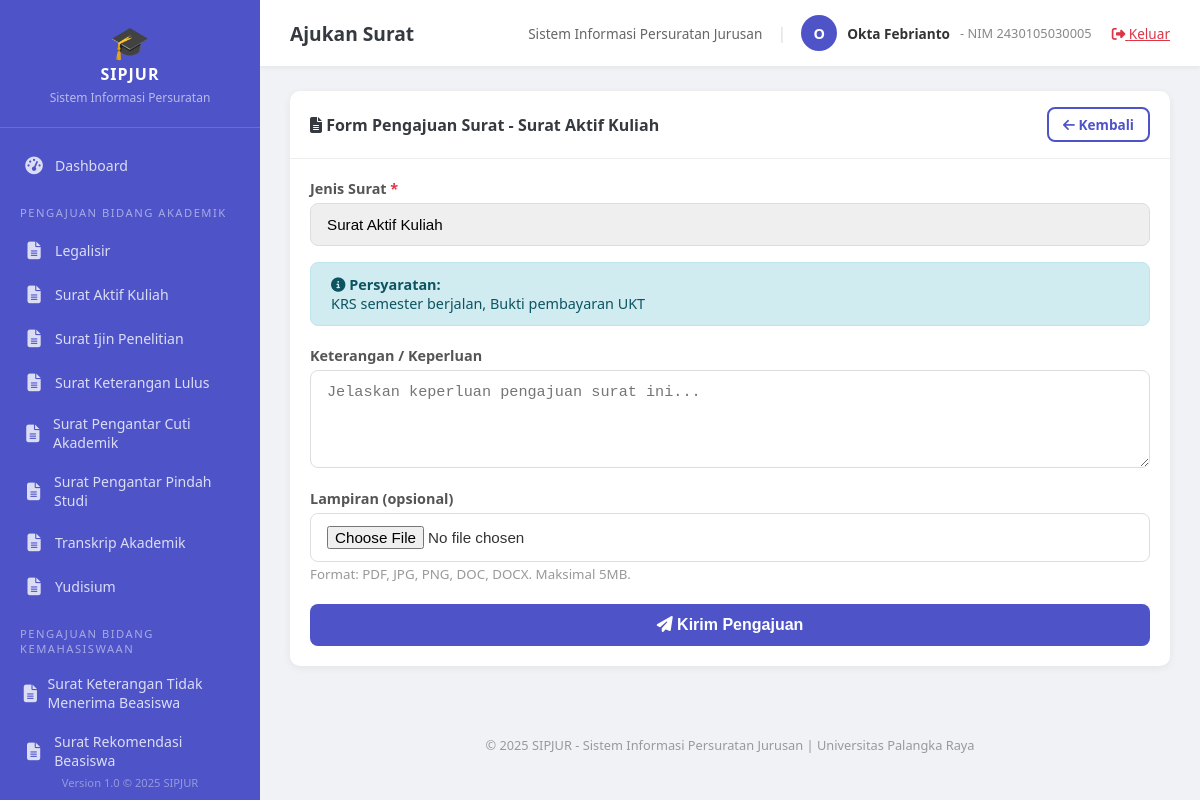
/index.php?page=ajukan_surat&jenis=1 (signed in), run on the app's committed database.
### tables this page shows
CREATE TABLE jenis_surat (
    id INT AUTO_INCREMENT PRIMARY KEY,
    nama VARCHAR(150) NOT NULL,
    kategori ENUM('akademik', 'kemahasiswaan', 'umum_keuangan', 'perpustakaan') NOT NULL,
    deskripsi TEXT,
    persyaratan TEXT,
    is_active TINYINT(1) DEFAULT 1,
    created_at TIMESTAMP DEFAULT CURRENT_TIMESTAMP
);

### controllers/SuratController.php (called while the page is built, shortened)
<?php
require_once __DIR__ . '/../config/database.php';
require_once __DIR__ . '/../models/JenisSurat.php';
class SuratController {
    private $jenisSurat;
    public function __construct() {
        $database = new Database();
        $this->db = $database->getConnection();
        $this->jenisSurat = new JenisSurat($this->db);
    }
    public function ajukanSurat() {
        $jenis_id = $_GET['jenis'] ?? null;
        $jenisSuratDetail = $jenis_id ? $this->jenisSurat->getById($jenis_id) : null;
        $allJenisSurat = $this->jenisSurat->getAll();
        require_once __DIR__ . '/../views/mahasiswa/ajukan_surat.php';
    }
}

### models/JenisSurat.php (called while the page is built, shortened)
<?php
class JenisSurat {
    private $conn;
    private $table = 'jenis_surat';
    public function __construct($db) {
        $this->conn = $db;
    }
    public function getAll() {
        $query = "SELECT * FROM {$this->table} WHERE is_active = 1 ORDER BY kategori, nama";
        $stmt = $this->conn->prepare($query);
        $stmt->execute();
        return $stmt->fetchAll();
    }
    public function getById($id) {
        $query = "SELECT * FROM {$this->table} WHERE id = :id LIMIT 1";
        $stmt = $this->conn->prepare($query);
        $stmt->bindParam(':id', $id);
        $stmt->execute();
        return $stmt->fetch();
    }
    public function getAllGrouped() {
        $all = $this->getAll();
        $grouped = [];
        foreach ($all as $surat) {
            $grouped[$surat['kategori']][] = $surat;
        }
        return $grouped;
    }
}

### config/database.php (called while the page is built, shortened)
<?php
class Database {
    private $host = 'localhost';
    private $db_name = 'sipjur_db';
    private $username = 'root';
    private $password = '';
    public function getConnection() {
        $this->conn = null;
        try {
            $this->conn = new PDO(
                "mysql:host={$this->host};dbname={$this->db_name};charset=utf8mb4",
                $this->username,
                $this->password,
                [
                    PDO::ATTR_ERRMODE => PDO::ERRMODE_EXCEPTION,
                    PDO::ATTR_DEFAULT_FETCH_MODE => PDO::FETCH_ASSOC,
                    PDO::ATTR_EMULATE_PREPARES => false
                ]
            );
        } catch (PDOException $e) {
            die("Koneksi Database Gagal: " . $e->getMessage());
        }
        return $this->conn;
    }
}

### views/mahasiswa/ajukan_surat.php (the view, shortened to what this page needs)
<?php $pageTitle = 'Ajukan Surat'; require_once __DIR__ . '/../layouts/header.php'; ?>
<div class="card">
    <div class="card-header">
        <h3><i class="fas fa-file-alt"></i> Form Pengajuan Surat
            <?= $jenisSuratDetail ? ' - ' . htmlspecialchars($jenisSuratDetail['nama']) : '' ?>
        </h3>
        <a href="index.php?page=mahasiswa_dashboard" class="btn btn-outline btn-sm">
            <i class="fas fa-arrow-left"></i> Kembali
        </a>
    </div>
    <div class="card-body">
        <form id="ajukanForm" method="POST" action="index.php?page=proses_ajukan" enctype="multipart/form-data">
            <div class="form-group">
                <label>Jenis Surat <span class="text-danger">*</span></label>
                <select class="form-control" id="jenis_surat_id" name="jenis_surat_id" required>
                    <?php
                    $current_kat = '';
                    foreach ($allJenisSurat as $js):
                        if ($js['kategori'] !== $current_kat):
                            if ($current_kat !== '') echo '</optgroup>';
                            $kat_label = ucfirst(str_replace('_', ' ', $js['kategori']));
                            echo "<optgroup label='Bidang {$kat_label}'>";
                            $current_kat = $js['kategori'];
                        endif;
                    ?>
                        <option value="<?= $js['id'] ?>"
                            <?= ($jenisSuratDetail && $jenisSuratDetail['id'] == $js['id']) ? 'selected' : '' ?>>
                            <?= htmlspecialchars($js['nama']) ?>
                        </option>
                    <?php endforeach; ?>
                    <?php if ($current_kat !== '') echo '</optgroup>'; ?>
                </select>
            </div>
            <?php if ($jenisSuratDetail && $jenisSuratDetail['persyaratan']): ?>
                <div class="alert alert-info">
                    <strong><i class="fas fa-info-circle"></i> Persyaratan:</strong><br>
                    <?= nl2br(htmlspecialchars($jenisSuratDetail['persyaratan'])) ?>
                </div>
            <?php endif; ?>
            <div class="form-group">
                <label>Keterangan / Keperluan</label>
                <textarea class="form-control" name="keterangan" rows="4"
                          placeholder="Jelaskan keperluan pengajuan surat ini..."><?= htmlspecialchars($keterangan ?? '') ?></textarea>
            </div>
            <div class="form-group">
                <label>Lampiran (opsional)</label>
                <input type="file" class="form-control" id="file_lampiran" name="file_lampiran"
                       accept=".pdf,.jpg,.jpeg,.png,.doc,.docx">
                <small class="text-muted">Format: PDF, JPG, PNG, DOC, DOCX. Maksimal 5MB.</small>
            </div>
            <div style="margin-top:20px;">
                <button type="submit" class="btn btn-primary">
                    <i class="fas fa-paper-plane"></i> Kirim Pengajuan
                </button>
            </div>
        </form>
    </div>
</div>
<?php require_once __DIR__ . '/../layouts/footer.php'; ?>

### public/index.php (shortened to what this page needs)
<?php
require_once __DIR__ . '/../controllers/SuratController.php';
$page = $_GET['page'] ?? 'login';
$surat = new SuratController();
switch ($page) {
    case 'ajukan_surat':
        $surat->ajukanSurat();
        break;
}

### views/layouts/header.php (shortened to what this page needs)
<!DOCTYPE html>
<html lang="id">
<head>
    <link rel="stylesheet" href="css/style.css">
    <link rel="stylesheet" href="https://cdnjs.cloudflare.com/ajax/libs/font-awesome/6.4.0/css/all.min.css">
</head>
<body>
<div class="app-container">
    <aside class="sidebar" id="sidebar">
        <div class="sidebar-header">
            <div style="font-size:2rem;">🎓</div>
            <h3>SIPJUR</h3>
            <small style="color:rgba(255,255,255,0.6); font-size:0.75rem;">Sistem Informasi Persuratan</small>
        </div>
        <nav class="sidebar-menu">
            <?php if ($_SESSION['role'] === 'mahasiswa'): ?>
                <a href="index.php?page=mahasiswa_dashboard" class="<?= ($page ?? '') === 'mahasiswa_dashboard' ? 'active' : '' ?>">
                    <span class="icon"><i class="fas fa-tachometer-alt"></i></span> Dashboard
                </a>
                <div class="menu-category">Pengajuan Bidang Akademik</div>
                <?php
                $db_temp = (new Database())->getConnection();
                $js_temp = new JenisSurat($db_temp);
                $grouped = $js_temp->getAllGrouped();
                $kategori_labels = [
                    'akademik' => 'Pengajuan Bidang Akademik',
                    'kemahasiswaan' => 'Pengajuan Bidang Kemahasiswaan',
                    'umum_keuangan' => 'Pengajuan Bidang Umum & Keuangan',
                    'perpustakaan' => 'Pengajuan Bidang Perpustakaan'
                ];
                $first = true;
                foreach ($grouped as $kat => $items):
                    if (!$first): ?>
                        <div class="menu-category"><?= $kategori_labels[$kat] ?? ucfirst($kat) ?></div>
                    <?php endif;
                    $first = false;
                    foreach ($items as $js): ?>
                        <a href="index.php?page=ajukan_surat&jenis=<?= $js['id'] ?>">
                            <span class="icon"><i class="fas fa-file-alt"></i></span> <?= htmlspecialchars($js['nama']) ?>
                        </a>
                    <?php endforeach;
                endforeach; ?>
            <?php endif; ?>
        </nav>
        <div class="copyright" style="color:rgba(255,255,255,0.4); position:absolute; bottom:0; width:100%; font-size:0.7rem; padding:10px;">
            Version 1.0 &copy; 2025 SIPJUR
        </div>
    </aside>
    <main class="main-content">
        <header class="topbar">
            <div style="display:flex; align-items:center; gap:15px;">
                <span class="page-title"><?= $pageTitle ?? 'Dashboard' ?></span>
            </div>
            <div class="user-info">
                <span style="font-size:0.85rem; color:#666;">Sistem Informasi Persuratan Jurusan</span>
                <span style="margin:0 5px; color:#ddd;">|</span>
                <div class="avatar"><?= strtoupper(substr($_SESSION['nama'] ?? 'U', 0, 1)) ?></div>
                <span style="font-size:0.85rem; font-weight:600;"><?= htmlspecialchars($_SESSION['nama'] ?? '') ?></span>
                <?php if ($_SESSION['role'] === 'mahasiswa'): ?>
                    <span style="font-size:0.8rem; color:#888;">- NIM <?= htmlspecialchars($_SESSION['nim_nip'] ?? '') ?></span>
                <?php endif; ?>
                <a href="index.php?page=logout" style="color:var(--danger); margin-left:10px; font-size:0.85rem;" title="Logout">
                    <i class="fas fa-sign-out-alt"></i> Keluar
                </a>
            </div>
        </header>
        <div class="content-area alert-container">

### views/layouts/footer.php (shortened to what this page needs)
        </div>
        <div class="copyright">
            &copy; 2025 SIPJUR - Sistem Informasi Persuratan Jurusan | Universitas Palangka Raya
        </div>
    </main>
</div>
</body>
</html>

### public/css/style.css (style rules this page uses)
:root { --primary: #4e54c8; --primary-dark: #3a3f9e; --primary-light: #8f94fb; --success: #28a745; --danger: #dc3545; --warning: #ffc107; --info: #17a2b8; --dark: #343a40; --light: #f8f9fa; --sidebar-width: 260px; }
* { margin: 0; padding: 0; box-sizing: border-box; }
body { font-family: 'Segoe UI', Tahoma, Geneva, Verdana, sans-serif; background: #f0f2f5; color: #333; }
.form-group { margin-bottom: 16px; text-align: left; }
.form-group label { display: block; margin-bottom: 5px; font-weight: 600; font-size: 0.9rem; color: #555; }
.form-control { width: 100%; padding: 12px 16px; border: 1px solid #ddd; border-radius: 8px; font-size: 0.95rem; transition: border-color 0.3s; outline: none; }
.btn { display: inline-block; padding: 12px 24px; border: none; border-radius: 8px; font-size: 1rem; font-weight: 600; cursor: pointer; transition: all 0.3s; text-decoration: none; text-align: center; }
.btn-primary { background: var(--primary); color: #fff; width: 100%; }
.btn-sm { padding: 6px 14px; font-size: 0.85rem; }
.btn-outline { background: transparent; border: 2px solid var(--primary); color: var(--primary); }
.app-container { display: flex; min-height: 100vh; }
.sidebar { width: var(--sidebar-width); background: var(--primary); color: #fff; position: fixed; height: 100vh; overflow-y: auto; z-index: 100; transition: all 0.3s; }
.sidebar-header { padding: 20px; text-align: center; border-bottom: 1px solid rgba(255,255,255,0.15); }
.sidebar-header h3 { font-size: 1rem; letter-spacing: 1px; }
.sidebar-menu { padding: 15px 0; }
.sidebar-menu .menu-category { padding: 8px 20px; font-size: 0.7rem; text-transform: uppercase; letter-spacing: 1.5px; color: rgba(255,255,255,0.5); margin-top: 10px; }
.sidebar-menu a { display: flex; align-items: center; padding: 10px 20px; color: rgba(255,255,255,0.8); text-decoration: none; font-size: 0.88rem; transition: all 0.3s; border-left: 3px solid transparent; }
.sidebar-menu a .icon { margin-right: 10px; font-size: 1.1rem; width: 22px; text-align: center; }
.main-content { margin-left: var(--sidebar-width); flex: 1; min-height: 100vh; }
.topbar { background: #fff; padding: 15px 30px; display: flex; justify-content: space-between; align-items: center; box-shadow: 0 2px 4px rgba(0,0,0,0.05); position: sticky; top: 0; z-index: 50; }
.topbar .page-title { font-size: 1.2rem; font-weight: 600; color: var(--dark); }
.topbar .user-info { display: flex; align-items: center; gap: 10px; }
.topbar .user-info .avatar { width: 36px; height: 36px; border-radius: 50%; background: var(--primary); color: #fff; display: flex; align-items: center; justify-content: center; font-weight: 700; font-size: 0.9rem; }
.content-area { padding: 25px 30px; }
.card { background: #fff; border-radius: 10px; box-shadow: 0 2px 8px rgba(0,0,0,0.06); margin-bottom: 25px; overflow: hidden; }
.card-header { padding: 16px 20px; border-bottom: 1px solid #eee; display: flex; justify-content: space-between; align-items: center; }
.card-header h3 { font-size: 1rem; color: var(--dark); }
.card-body { padding: 20px; }
.alert { padding: 12px 20px; border-radius: 8px; margin-bottom: 20px; font-size: 0.9rem; }
.alert-info { background: #d1ecf1; color: #0c5460; border: 1px solid #bee5eb; }
select.form-control { appearance: none; }
textarea.form-control { resize: vertical; min-height: 80px; }
a { color: var(--primary); }
.text-muted { color: #999; }
.text-danger { color: var(--danger); }
.copyright { text-align: center; padding: 20px; color: #999; font-size: 0.8rem; }

### data on the page
jenis_surat: nama "Legalisir"
jenis_surat: nama "Surat Aktif Kuliah", persyaratan "KRS semester berjalan, Bukti pembayaran UKT"
jenis_surat: nama "Surat Ijin Penelitian"
jenis_surat: nama "Surat Keterangan Lulus"
jenis_surat: nama "Surat Pengantar Cuti Akademik"
jenis_surat: nama "Surat Pengantar Pindah Studi"
jenis_surat: nama "Transkrip Akademik"
jenis_surat: nama "Yudisium"
jenis_surat: nama "Surat Keterangan Tidak Menerima Beasiswa"
jenis_surat: nama "Surat Rekomendasi Beasiswa"

### other printed values
$kategori_labels[$kat] "PENGAJUAN BIDANG KEMAHASISWAAN"
$pageTitle "Ajukan Surat"
substr($_SESSION['nama'] ?? 'U', 0, 1) "O"
$_SESSION['nama'] "Okta Febrianto"
$_SESSION['nim_nip'] "2430105030005"
form field jenis_surat_id "Surat Aktif Kuliah"
